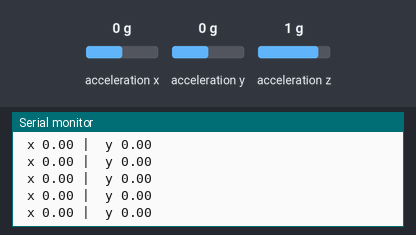
Recording of a sketch running on a simulated Arduino Uno, built with avr-gcc and run on an emulated ATmega328P. Parts: the last lines printed to the serial monitor. Wiring (inferred from the names in the program): MPU-6050 motion sensor at I2C address 0x68. Inputs (shaded band) come from the test bench; at power-on: acceleration x 0 g, acceleration y 0 g, acceleration z 1 g.

Above: at 1.5 s.
1.6 s: acceleration x set to 0.8 g
At 2.7 s:
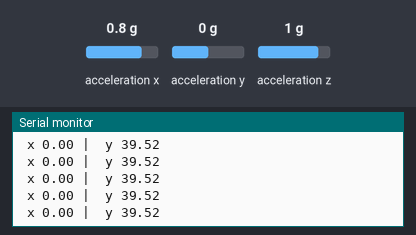
4.6 s: acceleration y set to -1.4 g
At 5.5 s:
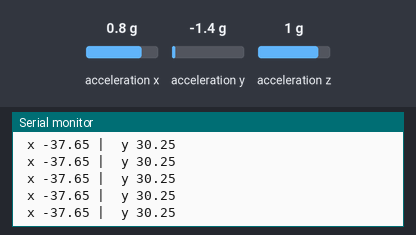
6.1 s: acceleration y set to 0 g
At 6.9 s:
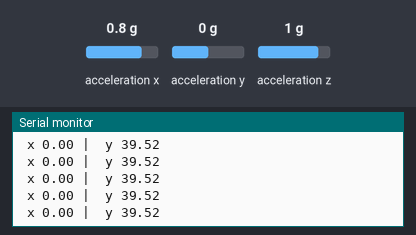
9.1 s: acceleration y set to -0.8 g
At 9.9 s:
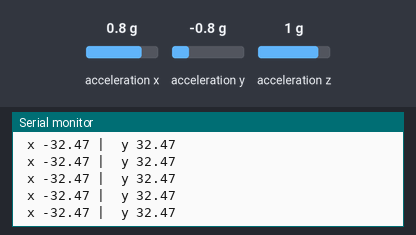
12.1 s: acceleration z set to -0.8 g
At 13.1 s:
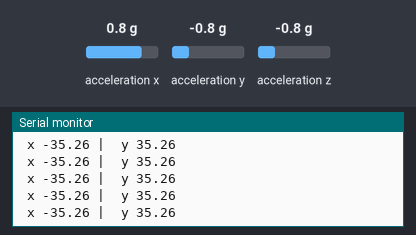
Timing chart, 0 to 14.6 s (numbered marks = the images above; inputs shaded):
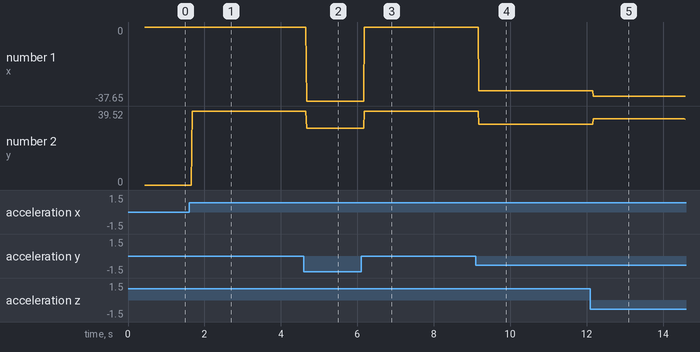

The sketch:

angle_using_Accelerometer_data_MPU6050.ino
```cpp
#include <Wire.h>
#include<math.h>
const int mpu = 0x68; // MPU6050 I2C address
float AccX, AccY, AccZ;
float angleX,angleY;
int c=200;
float angleErrorX=0,angleErrorY=0;

void setup()
{
  Serial.begin(9600);
  //Starting mpu6050 in power mode
  Wire.beginTransmission(mpu);
  Wire.write(0x6B);
  Wire.write(0x00);  //All bits in this register has to be set to zero for the device to start and continue in power mode
  Wire.endTransmission();
  delay(20);
  readAccelError();

}

void loop() {
  readAccel();
  angleX-=angleErrorX;
  angleY-=angleErrorY;
  Serial.print(" x ");
  Serial.print(angleX);
  Serial.print(" | ");
  Serial.print(" y ");
  Serial.println(angleY);
}

void readAccel()
{
  // === Read acceleromter data === //
 //Activitating Low pass filter
  Wire.beginTransmission(mpu);
  Wire.write(0x1A);
  Wire.write(0x05);
  Wire.endTransmission();
  // Configure Accelerometer Sensitivity - Full Scale Range (default +/- 2g)
  Wire.beginTransmission(mpu);
  Wire.write(0x1C);                  //Talk to the ACCEL_CONFIG register (1C hex)
  Wire.write(0x10);                  //Set the register bits as 00010000 (+/- 8g full scale range)
  Wire.endTransmission(true);
  //Accessing registers to store accelerometer data
  Wire.beginTransmission(mpu);
  Wire.write(0x3B);
  Wire.endTransmission();
  //Requesting 6 bytes from mpu6050 to pull accelerometer measurement information
  Wire.requestFrom(mpu, 6, true); // Read 6 registers total, each axis value is stored in 2 registers
  //For a range of +-2g, we need to divide the raw values by 16384, according to the datasheet
  AccX = (Wire.read() << 8 | Wire.read()) / 4096.0; // X-axis value
  AccY = (Wire.read() << 8 | Wire.read()) / 4096.0; // Y-axis value
  AccZ = (Wire.read() << 8 | Wire.read()) / 4096.0; // Z-axis value
  // making acceleration in x-axis or y-axis or z-axis equal to 0 expect on which axis acceleration exprienced is equal to 1
  AccX=AccX/0.97;
  AccY=AccY/0.97;
  AccZ=AccZ/0.97;
  //Limitting acceleration value from -1 to 1 in all axies
  if(AccX>1)
  {
    AccX=1;
  }
   if(AccX<-1)
  {
    AccX=-1;
  }
  //////////////////////////////
   if(AccY>1)
  {
    AccY=1;
  }
   if(AccY<-1)
  {
    AccY=-1;
  }
  ////////////////////////////////
   if(AccZ>1)
  {
    AccZ=1;
  }
   if(AccZ<-1)
  {
    AccZ=-1;
  }

 //Calculating angles using Accelerometer data in all 3-axies
 angleX=(atan(AccY/sqrt(pow((AccX),2)+pow((AccZ),2))))*57.2958;
 angleY=(atan(AccX/sqrt(pow((AccY),2)+pow((AccZ),2))))*57.2958;
}

void readAccelError()
{
  Serial.println("Dont't move MPU6050 callibration accelerometer data");
  for(int i=0;i<=c;i++)
  {
      readAccel();
      angleErrorX+=angleX;
      angleErrorY+=angleY;
      delay(1);
  }
  angleErrorX=angleErrorX/c;
  angleErrorY=angleErrorY/c;
  Serial.println("Done callibrationg accelerometer data");
}
```

Measured:
- after the input at 1.6 s, the serial monitor: prints a new line after 0.08 s (image 1)
- after the input at 4.6 s, the serial monitor: prints a new line after 0.08 s (image 2)
- after the input at 9.1 s, the serial monitor: prints a new line after 0.08 s (image 4)
- after the input at 12.1 s, the serial monitor: prints a new line after 0.08 s (image 5)
- plotted number 1: 0 → -37.65 after the input at 4.6 s, 0 → -32.47 after the input at 9.1 s, -32.47 → -35.26 after the input at 12.1 s
- plotted number 2: 0 → 39.52 after the input at 1.6 s, 39.52 → 30.25 after the input at 4.6 s, 39.52 → 32.47 after the input at 9.1 s, 32.47 → 35.2 after the input at 12.1 s
